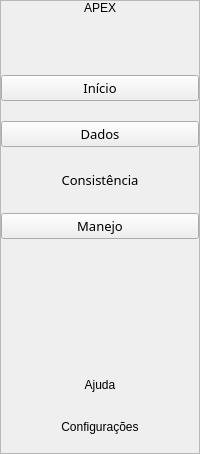
     <widget class="QFrame" name="side_bar">
      <property name="sizePolicy">
       <sizepolicy hsizetype="Expanding" vsizetype="Expanding">
        <horstretch>0</horstretch>
        <verstretch>0</verstretch>
       </sizepolicy>
      </property>
      <property name="minimumSize">
       <size>
        <width>0</width>
        <height>0</height>
       </size>
      </property>
      <property name="maximumSize">
       <size>
        <width>200</width>
        <height>16777215</height>
       </size>
      </property>
      <property name="frameShape">
       <enum>QFrame::StyledPanel</enum>
      </property>
      <property name="frameShadow">
       <enum>QFrame::Raised</enum>
      </property>
      <layout class="QVBoxLayout" name="verticalLayout_6">
       <property name="spacing">
        <number>20</number>
       </property>
       <property name="leftMargin">
        <number>0</number>
       </property>
       <property name="topMargin">
        <number>0</number>
       </property>
       <property name="rightMargin">
        <number>0</number>
       </property>
       <property name="bottomMargin">
        <number>0</number>
       </property>
       <item>
        <widget class="QLabel" name="label_7">
         <property name="sizePolicy">
          <sizepolicy hsizetype="Minimum" vsizetype="Preferred">
           <horstretch>0</horstretch>
           <verstretch>0</verstretch>
          </sizepolicy>
         </property>
         <property name="text">
          <string>APEX</string>
         </property>
         <property name="alignment">
          <set>Qt::AlignCenter</set>
         </property>
        </widget>
       </item>
       <item>
        <spacer name="verticalSpacer">
         <property name="orientation">
          <enum>Qt::Vertical</enum>
         </property>
         <property name="sizeHint" stdset="0">
          <size>
           <width>20</width>
           <height>40</height>
          </size>
         </property>
        </spacer>
       </item>
       <item>
        <widget class="QPushButton" name="button_inicio">
         <property name="font">
          <font>
           <family>Poppins</family>
           <pointsize>10</pointsize>
          </font>
         </property>
         <property name="text">
          <string>Início</string>
         </property>
         <property name="flat">
          <bool>false</bool>
         </property>
        </widget>
       </item>
       <item>
        <widget class="QPushButton" name="button_dados">
         <property name="font">
          <font>
           <family>Poppins</family>
           <pointsize>10</pointsize>
          </font>
         </property>
         <property name="text">
          <string>Dados</string>
         </property>
         <property name="flat">
          <bool>false</bool>
         </property>
        </widget>
       </item>
       <item>
        <widget class="QPushButton" name="button_consistencia">
         <property name="font">
          <font>
           <family>Poppins</family>
           <pointsize>10</pointsize>
          </font>
         </property>
         <property name="text">
          <string>Consistência</string>
         </property>
         <property name="flat">
          <bool>true</bool>
         </property>
        </widget>
       </item>
       <item>
        <widget class="QPushButton" name="button_resultados">
         <property name="font">
          <font>
           <family>Poppins</family>
           <pointsize>10</pointsize>
          </font>
         </property>
         <property name="text">
          <string>Manejo</string>
         </property>
         <property name="flat">
          <bool>false</bool>
         </property>
        </widget>
       </item>
       <item>
        <spacer name="verticalSpacer_2">
         <property name="orientation">
          <enum>Qt::Vertical</enum>
         </property>
         <property name="sizeType">
          <enum>QSizePolicy::Expanding</enum>
         </property>
         <property name="sizeHint" stdset="0">
          <size>
           <width>20</width>
           <height>115</height>
          </size>
         </property>
        </spacer>
       </item>
       <item>
        <widget class="QPushButton" name="pushButton_10">
         <property name="text">
          <string>Ajuda</string>
         </property>
         <property name="flat">
          <bool>true</bool>
         </property>
        </widget>
       </item>
       <item>
        <widget class="QPushButton" name="pushButton_12">
         <property name="text">
          <string>Configurações</string>
         </property>
         <property name="flat">
          <bool>true</bool>
         </property>
        </widget>
       </item>
       <item>
        <spacer name="verticalSpacer_3">
         <property name="orientation">
          <enum>Qt::Vertical</enum>
         </property>
         <property name="sizeType">
          <enum>QSizePolicy::Fixed</enum>
         </property>
         <property name="sizeHint" stdset="0">
          <size>
           <width>20</width>
           <height>15</height>
          </size>
         </property>
        </spacer>
       </item>
      </layout>
     </widget>
